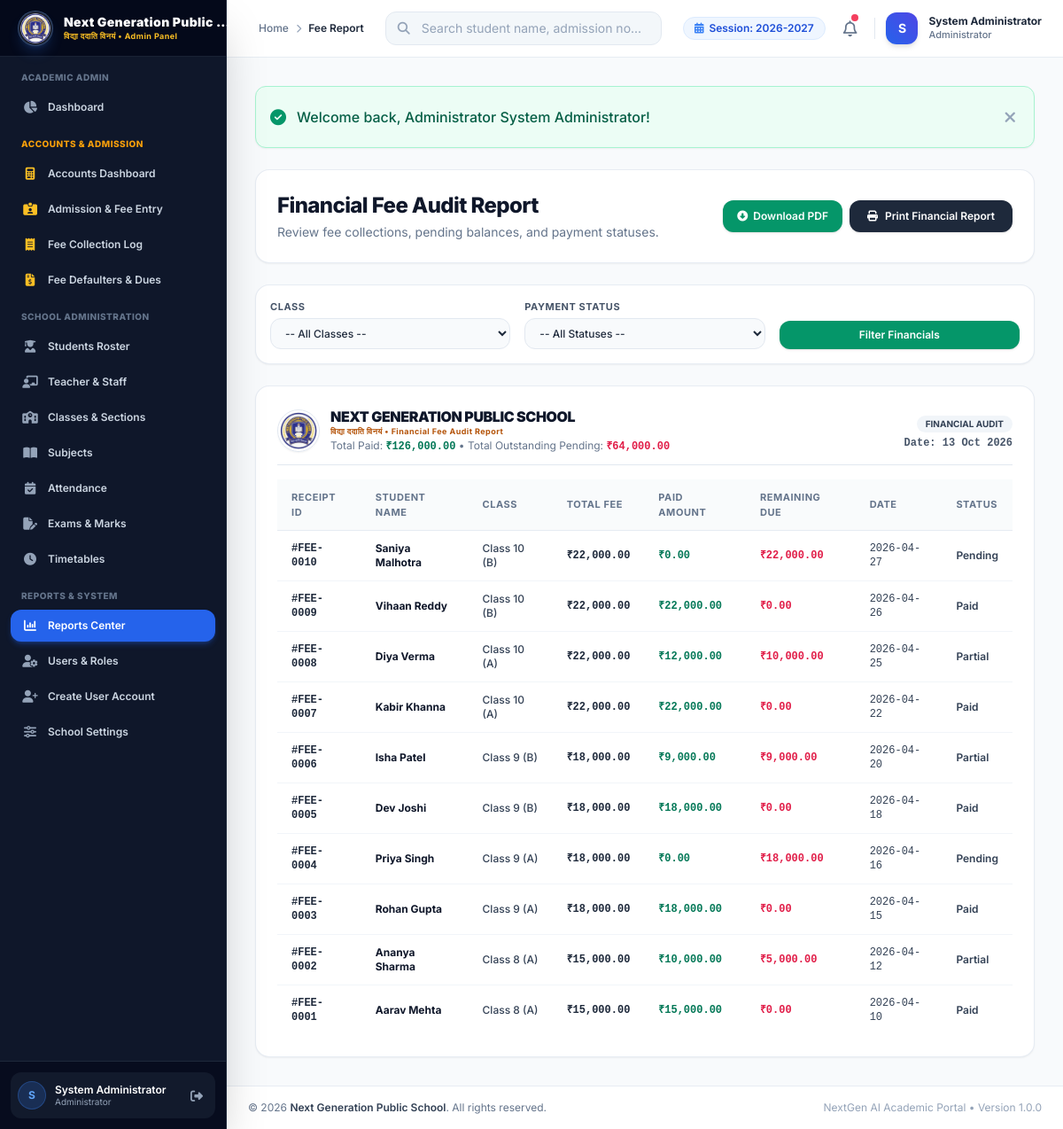
Before: /admin/reports/fees.php (signed in) with the older database file.
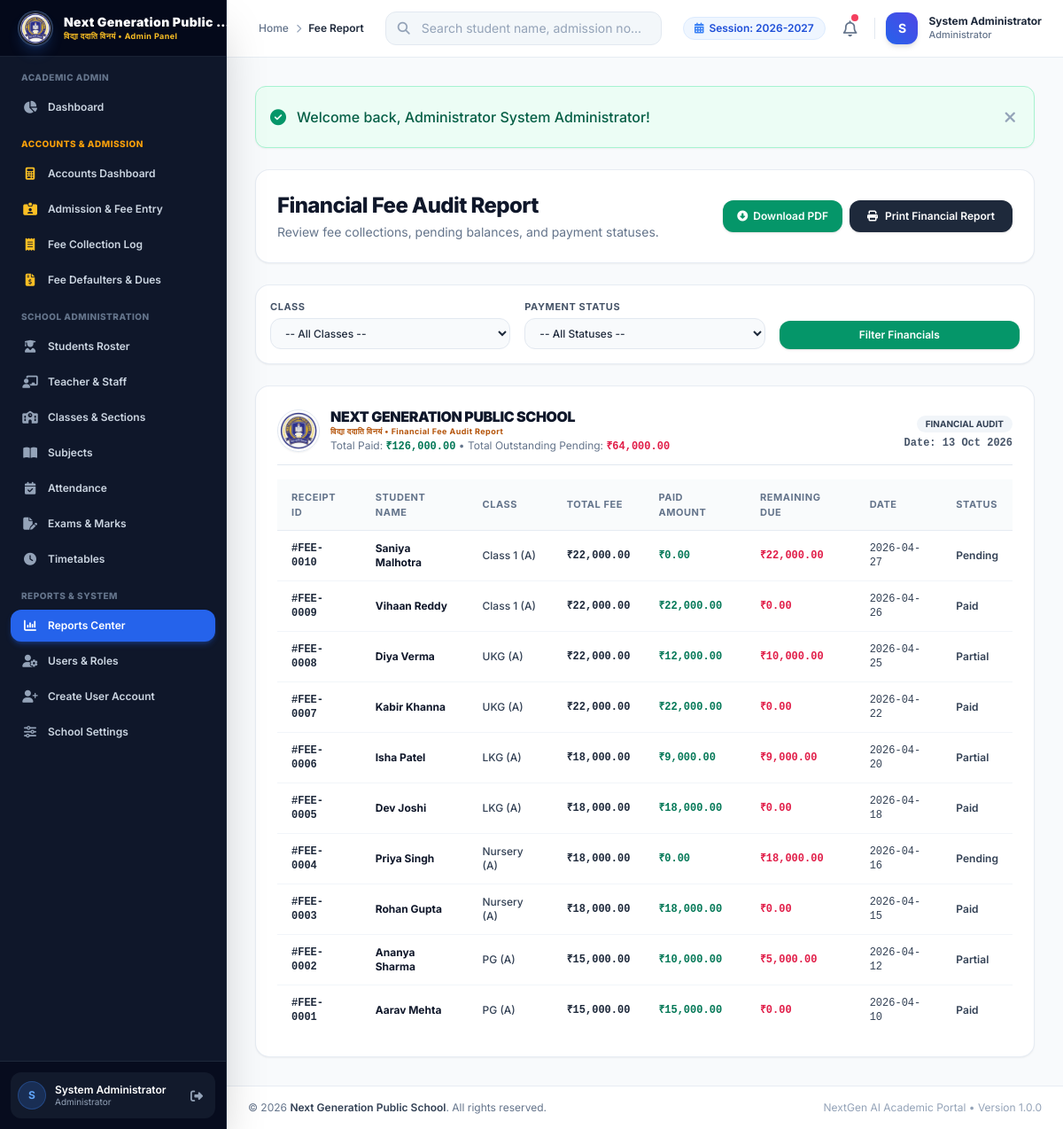
After: the same page with the newer database file.
### tables this page shows
CREATE TABLE `school_settings` (
  `id` INT AUTO_INCREMENT PRIMARY KEY,
  `setting_key` VARCHAR(100) NOT NULL UNIQUE,
  `setting_value` TEXT DEFAULT NULL,
  `updated_at` DATETIME DEFAULT CURRENT_TIMESTAMP ON UPDATE CURRENT_TIMESTAMP
);

CREATE TABLE `fees` (
  `id` INT AUTO_INCREMENT PRIMARY KEY,
  `student_id` INT NOT NULL,
  `class_id` INT NOT NULL,
  `registration_fee` DECIMAL(10,2) DEFAULT 0.00,
  `admission_fee` DECIMAL(10,2) DEFAULT 0.00,
  `annual_fee` DECIMAL(10,2) DEFAULT 0.00,
  `tuition_fee` DECIMAL(10,2) DEFAULT 0.00,
  `library_fee` DECIMAL(10,2) DEFAULT 0.00,
  `computer_fee` DECIMAL(10,2) DEFAULT 0.00,
  `activity_fee` DECIMAL(10,2) DEFAULT 0.00,
  `magazine_fee` DECIMAL(10,2) DEFAULT 0.00,
  `exam_fee` DECIMAL(10,2) DEFAULT 0.00,
  `penalty_fee` DECIMAL(10,2) DEFAULT 0.00,
  `other_fee` DECIMAL(10,2) DEFAULT 0.00,
  `discount_amount` DECIMAL(10,2) DEFAULT 0.00,
  `fee_type` VARCHAR(50) DEFAULT 'Admission & Term',
  `total_amount` DECIMAL(10,2) NOT NULL,
  `paid_amount` DECIMAL(10,2) NOT NULL,
  `remaining_amount` DECIMAL(10,2) NOT NULL,
  `paid_months` VARCHAR(255) DEFAULT 'April, May',
  `payment_date` DATE NOT NULL,
  `payment_method` ENUM('Cash', 'UPI', 'Card', 'Bank Transfer', 'Cheque') DEFAULT 'Cash',
  `payment_status` ENUM('Paid', 'Partial', 'Pending') NOT NULL,
  `remarks` VARCHAR(255) DEFAULT NULL,
  `created_at` DATETIME DEFAULT CURRENT_TIMESTAMP,
  `updated_at` DATETIME DEFAULT CURRENT_TIMESTAMP ON UPDATE CURRENT_TIMESTAMP,
  FOREIGN KEY (`student_id`) REFERENCES `students`(`id`) ON DELETE CASCADE,
  FOREIGN KEY (`class_id`) REFERENCES `classes`(`id`) ON DELETE CASCADE
);

CREATE TABLE `students` (
  `id` INT AUTO_INCREMENT PRIMARY KEY,
  `admission_no` VARCHAR(30) NOT NULL UNIQUE,
  `password` VARCHAR(255) DEFAULT NULL,
  `first_name` VARCHAR(50) NOT NULL,
  `last_name` VARCHAR(50) NOT NULL,
  `father_name` VARCHAR(100) NOT NULL,
  `mother_name` VARCHAR(100) NOT NULL,
  `dob` DATE NOT NULL,
  `gender` ENUM('Male', 'Female', 'Other') NOT NULL,
  `class_id` INT NOT NULL,
  `section` VARCHAR(20) NOT NULL,
  `mobile` VARCHAR(20) NOT NULL,
  `email` VARCHAR(100) DEFAULT NULL,
  `address` TEXT,
  `admission_date` DATE NOT NULL,
  `photo` VARCHAR(255) DEFAULT NULL,
  `status` ENUM('Active', 'Inactive', 'Graduated') DEFAULT 'Active',
  `created_at` DATETIME DEFAULT CURRENT_TIMESTAMP,
  `updated_at` DATETIME DEFAULT CURRENT_TIMESTAMP ON UPDATE CURRENT_TIMESTAMP,
  FOREIGN KEY (`class_id`) REFERENCES `classes`(`id`) ON DELETE CASCADE
);

CREATE TABLE `classes` (
  `id` INT AUTO_INCREMENT PRIMARY KEY,
  `class_name` VARCHAR(50) NOT NULL,
  `section` VARCHAR(20) NOT NULL,
  `teacher_id` INT DEFAULT NULL,
  `room_number` VARCHAR(30) NOT NULL,
  `academic_session` VARCHAR(30) NOT NULL DEFAULT '2026-2027',
  `created_at` DATETIME DEFAULT CURRENT_TIMESTAMP,
  `updated_at` DATETIME DEFAULT CURRENT_TIMESTAMP ON UPDATE CURRENT_TIMESTAMP,
  FOREIGN KEY (`teacher_id`) REFERENCES `teachers`(`id`) ON DELETE SET NULL
);

### includes/auth.php (called while the page is built, shortened)
<?php
require_once __DIR__ . '/../config/database.php';
function get_school_setting($key, $default = '') {
    global $pdo;
    try {
        $stmt = $pdo->prepare("SELECT setting_value FROM school_settings WHERE setting_key = :k LIMIT 1");
        $stmt->execute(['k' => $key]);
        $val = $stmt->fetchColumn();
        return $val !== false ? $val : $default;
    } catch (Exception $e) {
        return $default;
    }
}
function e($string) {
    return htmlspecialchars($string ?? '', ENT_QUOTES, 'UTF-8');
}

### admin/reports/fees.php (the view, shortened to what the rows shown need)
<?php
require_once __DIR__ . '/../../includes/header.php';
try {
    $where = [];
    $params = [];
    $where_sql = !empty($where) ? "WHERE " . implode(" AND ", $where) : "";
    $sql = "SELECT f.*, s.first_name, s.last_name, s.admission_no, s.mobile, c.class_name, c.section
            FROM fees f
            JOIN students s ON f.student_id = s.id
            JOIN classes c ON f.class_id = c.id
            $where_sql
            ORDER BY f.id DESC";
    $stmt = $pdo->prepare($sql);
    $stmt->execute($params);
    $fees = $stmt->fetchAll();
} catch (PDOException $e) {
    set_flash('error', 'Fee report error: ' . $e->getMessage());
    $fees = [];
    $tot_paid = $tot_due = 0;
}
?>
<div class="space-y-6">
    <div class="flex flex-col sm:flex-row sm:items-center justify-between gap-4 bg-white p-6 rounded-2xl border border-slate-200/80 shadow-sm no-print">
        <div>
            <h1 class="text-2xl font-extrabold text-slate-900 tracking-tight">Financial Fee Audit Report</h1>
        </div>
    </div>
    <div id="fee-report-printable-card" class="bg-white rounded-2xl border border-slate-200/80 shadow-sm p-6 overflow-hidden">
        <div class="mb-4 pb-3 border-b border-slate-200 flex justify-between items-center gap-4">
            <div class="flex items-center space-x-3">
                <div>
                    <h2 class="text-base font-black text-slate-900 tracking-tight uppercase leading-tight">Next Generation Public School</h2>
                </div>
            </div>
        </div>
        <div class="overflow-x-auto">
            <table class="w-full text-left border-collapse">
                <thead>
                    <tr class="bg-slate-50/80 border-b border-slate-200/80 text-[11px] font-bold text-slate-500 uppercase tracking-wider">
                        <th class="py-3 px-4">Receipt ID</th>
                        <th class="py-3 px-4">Student Name</th>
                        <th class="py-3 px-4">Class</th>
                        <th class="py-3 px-4">Total Fee</th>
                        <th class="py-3 px-4">Paid Amount</th>
                        <th class="py-3 px-4">Remaining Due</th>
                        <th class="py-3 px-4">Date</th>
                        <th class="py-3 px-4">Status</th>
                    </tr>
                </thead>
                <tbody class="divide-y divide-slate-100 text-xs font-medium text-slate-700">
                    <?php if (empty($fees)): ?>
                        <tr>
                            <td colspan="8" class="py-8 text-center text-slate-400">No fee ledger records found matching filters.</td>
                        </tr>
                    <?php else: ?>
                        <?php foreach ($fees as $f): ?>
                            <tr class="hover:bg-slate-50 transition-colors">
                                <td class="py-3 px-4 font-mono font-bold text-slate-800">#FEE-<?= str_pad($f['id'], 4, '0', STR_PAD_LEFT) ?></td>
                                <td class="py-3 px-4 font-bold text-slate-900"><?= e($f['first_name'] . ' ' . $f['last_name']) ?></td>
                                <td class="py-3 px-4"><?= e($f['class_name']) ?> (<?= e($f['section']) ?>)</td>
                                <td class="py-3 px-4 font-mono font-bold text-slate-800">₹<?= number_format($f['total_amount'], 2) ?></td>
                                <td class="py-3 px-4 font-mono font-bold text-emerald-700">₹<?= number_format($f['paid_amount'], 2) ?></td>
                                <td class="py-3 px-4 font-mono font-bold text-rose-600">₹<?= number_format($f['remaining_amount'], 2) ?></td>
                                <td class="py-3 px-4 font-mono"><?= e($f['payment_date']) ?></td>
                                <td class="py-3 px-4 font-semibold"><?= e($f['payment_status']) ?></td>
                            </tr>
                        <?php endforeach; ?>
                    <?php endif; ?>
                </tbody>
            </table>
        </div>
    </div>
</div>
<?php require_once __DIR__ . '/../../includes/footer.php'; ?>

### includes/navbar.php (shortened to what the rows shown need)
<?php
$current_academic_session = get_school_setting('academic_session', '2026-2027');
?>
<header class="sticky top-0 z-30 bg-white/90 backdrop-blur-md border-b border-slate-200/80 no-print">
    <div class="flex items-center justify-between h-16 px-4 md:px-6">
        <div class="flex items-center space-x-3">
            <div class="hidden lg:flex items-center space-x-1.5 px-3 py-1 bg-blue-50 text-blue-700 rounded-full text-xs font-semibold border border-blue-100">
                <i class="fa-solid fa-calendar-days text-blue-500"></i>
                <span>Session: <?= e($current_academic_session) ?></span>
            </div>
        </div>
    </div>
</header>

Changed rows visible on the page:
changed through a linked row, fees "Saniya Malhotra": class.class_name "Class 10" → "Class 1"; class.section "B" → "A"
changed through a linked row, fees "Vihaan Reddy": class.class_name "Class 10" → "Class 1"; class.section "B" → "A"
changed through a linked row, fees "Diya Verma": class.class_name "Class 10" → "UKG"
changed through a linked row, fees "Kabir Khanna": class.class_name "Class 10" → "UKG"
changed through a linked row, fees "Isha Patel": class.class_name "Class 9" → "LKG"; class.section "B" → "A"
changed through a linked row, fees "Dev Joshi": class.class_name "Class 9" → "LKG"; class.section "B" → "A"
changed through a linked row, fees "Priya Singh": class.class_name "Class 9" → "Nursery"
changed through a linked row, fees "Rohan Gupta": class.class_name "Class 9" → "Nursery"
changed through a linked row, fees "Ananya Sharma": class.class_name "Class 8" → "PG"
changed through a linked row, fees "Aarav Mehta": class.class_name "Class 8" → "PG"
